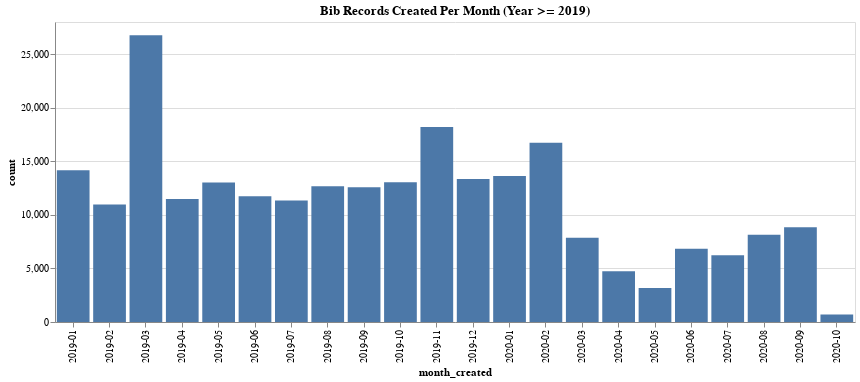

Source (notebook cell):
### Markdown cell above
### Plot Data (**Altair**)

Next, we create a simple plot of our data

### Code cell
# Generate the Altair chart from our filtered data:
alt.Chart(source).mark_bar().encode(
    x='month_created:O',
    y='count'
).properties(
    title='Bib Records Created Per Month (Year >= 2019)',
    width=800
)

### Figure 1 — Vega-Lite specification as saved in the notebook (floating-point values rounded to 4 significant figures)
{"config": {"view": {"continuousWidth": 400, "continuousHeight": 300}}, "data": {"name": "data-7cd80700a0f11ea85af78b464ca7c610"}, "mark": "bar", "encoding": {"x": {"type": "ordinal", "field": "month_created"}, "y": {"type": "quantitative", "field": "count"}}, "title": "Bib Records Created Per Month (Year >= 2019)", "width": 800, "$schema": "https://vega.github.io/schema/vega-lite/v4.8.1.json", "datasets": {"data-7cd80700a0f11ea85af78b464ca7c610": [{"month_created": "2019-01", "count": 14163}, {"month_created": "2019-02", "count": 10956}, {"month_created": "2019-03", "count": 26770}, {"month_created": "2019-04", "count": 11488}, {"month_created": "2019-05", "count": 13009}, {"month_created": "2019-06", "count": 11729}, {"month_created": "2019-07", "count": 11348}, {"month_created": "2019-08", "count": 12678}, {"month_created": "2019-09", "count": 12578}, {"month_created": "2019-10", "count": 13045}, {"month_created": "2019-11", "count": 18195}, {"month_created": "2019-12", "count": 13343}, {"month_created": "2020-01", "count": 13626}, {"month_created": "2020-02", "count": 16722}, {"month_created": "2020-03", "count": 7871}, {"month_created": "2020-04", "count": 4737}, {"month_created": "2020-05", "count": 3168}, {"month_created": "2020-06", "count": 6827}, {"month_created": "2020-07", "count": 6231}, {"month_created": "2020-08", "count": 8134}, {"month_created": "2020-09", "count": 8844}, {"month_created": "2020-10", "count": 711}]}}
